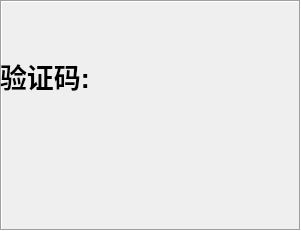
   <widget class="QFrame" name="frame_2">
    <property name="geometry">
     <rect>
      <x>70</x>
      <y>143</y>
      <width>301</width>
      <height>231</height>
     </rect>
    </property>
    <property name="sizePolicy">
     <sizepolicy hsizetype="Ignored" vsizetype="Ignored">
      <horstretch>0</horstretch>
      <verstretch>0</verstretch>
     </sizepolicy>
    </property>
    <property name="minimumSize">
     <size>
      <width>13</width>
      <height>0</height>
     </size>
    </property>
    <property name="font">
     <font>
      <pointsize>24</pointsize>
      <weight>75</weight>
      <bold>true</bold>
      <kerning>true</kerning>
     </font>
    </property>
    <property name="autoFillBackground">
     <bool>false</bool>
    </property>
    <property name="styleSheet">
     <string notr="true">background-image: url(:/background/qrc/background/back.png);
 </string>
    </property>
    <property name="frameShape">
     <enum>QFrame::Box</enum>
    </property>
    <property name="frameShadow">
     <enum>QFrame::Sunken</enum>
    </property>
    <widget class="QLabel" name="label_2">
     <property name="geometry">
      <rect>
       <x>0</x>
       <y>60</y>
       <width>91</width>
       <height>31</height>
      </rect>
     </property>
     <property name="font">
      <font>
       <pointsize>20</pointsize>
       <weight>75</weight>
       <italic>false</italic>
       <bold>true</bold>
      </font>
     </property>
     <property name="text">
      <string>验证码:</string>
     </property>
    </widget>
    <widget class="QLabel" name="label_speaker">
     <property name="geometry">
      <rect>
       <x>6</x>
       <y>160</y>
       <width>290</width>
       <height>61</height>
      </rect>
     </property>
     <property name="font">
      <font>
       <pointsize>22</pointsize>
       <weight>75</weight>
       <bold>true</bold>
       <underline>false</underline>
       <strikeout>false</strikeout>
       <kerning>true</kerning>
      </font>
     </property>
     <property name="text">
      <string/>
     </property>
    </widget>
    <widget class="QLabel" name="label_passwd">
     <property name="geometry">
      <rect>
       <x>70</x>
       <y>62</y>
       <width>221</width>
       <height>31</height>
      </rect>
     </property>
     <property name="font">
      <font>
       <pointsize>20</pointsize>
       <weight>75</weight>
       <italic>false</italic>
       <bold>true</bold>
       <kerning>true</kerning>
      </font>
     </property>
     <property name="text">
      <string/>
     </property>
    </widget>
   </widget>
